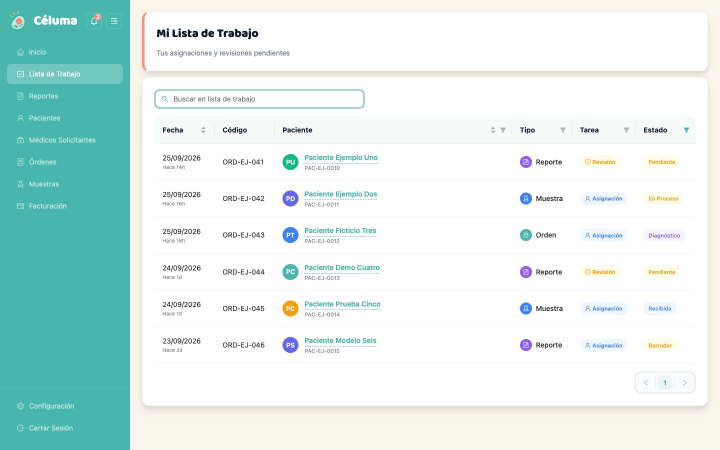
#> input picture labs/experiments/1-frontend-refinement/capturas/actual/worklist-1440.jpg, 1440 x 900 px (shown at 1/2 size)
$ python compare.py
#> lines starting #> are read from the running program, lines starting #| are printed output that depends on the picture
# Compone láminas «Hoy (celuma-frontend) | Propuesta (exploración)» a partir de
# capturas/actual y capturas/ronda-2. Uso: python3 scripts/compare.py
from PIL import Image, ImageDraw, ImageFont
import os
here = os.path.dirname(os.path.abspath(__file__))
cap = os.path.join(here, '..', 'capturas')
out = os.path.join(cap, 'comparacion')
os.makedirs(out, exist_ok=True)
def font(size, bold=False):
    for p in (['/System/Library/Fonts/Supplemental/Arial Bold.ttf'] if bold else []) + ['/System/Library/Fonts/Supplemental/Arial.ttf', '/Library/Fonts/Arial.ttf']:
        if os.path.exists(p): return ImageFont.truetype(p, size)
    return ImageFont.load_default()
PAIRS = [
    ('trabajo-1440', 'actual/worklist-1440.jpg', 'ronda-2/trabajo-1440.jpg', 'Lista de trabajo · 1440 px', None),
    ('orden-1440', 'actual/orden-detalle-1440.jpg', 'ronda-2/orden-1440.jpg', 'Detalle de orden · 1440 px', None),
    ('trabajo-390', 'actual/worklist-390.jpg', 'ronda-2/trabajo-390.jpg', 'Lista de trabajo · 390 px', None),
    ('orden-390', 'actual/orden-detalle-390.jpg', 'ronda-2/orden-390.jpg', 'Detalle de orden · 390 px', 844),
]
for name, a, b, title, crop in PAIRS:
    A = Image.open(os.path.join(cap, a)).convert('RGB'); B = Image.open(os.path.join(cap, b)).convert('RGB')
#> further down, A is the input picture: PIL image 1440x900 RGB; mean R, G, B 217, 236.6, 233.6
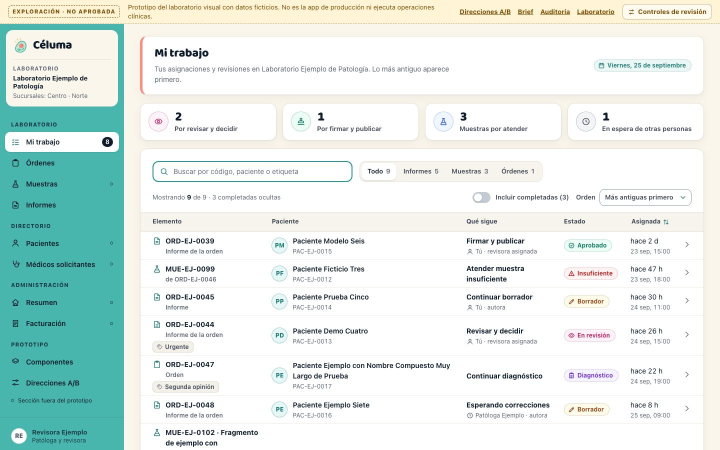
#> input picture labs/experiments/1-frontend-refinement/capturas/ronda-2/trabajo-1440.jpg, 1440 x 900 px (shown at 1/2 size)
#> further down, B is the input picture: PIL image 1440x900 RGB; mean R, G, B 222.7, 235.7, 231.4
    if crop: A = A.crop((0, 0, A.width, min(crop, A.height))); B = B.crop((0, 0, B.width, min(crop, B.height)))
    h = max(A.height, B.height); gap = 24; top = 108; pad = 24
#> after `h = max(A.height, B.height)`: h = 900
    W = A.width + B.width + gap + pad * 2
#> W = 2952
    img = Image.new('RGB', (W, h + top + pad), '#f0eee9')
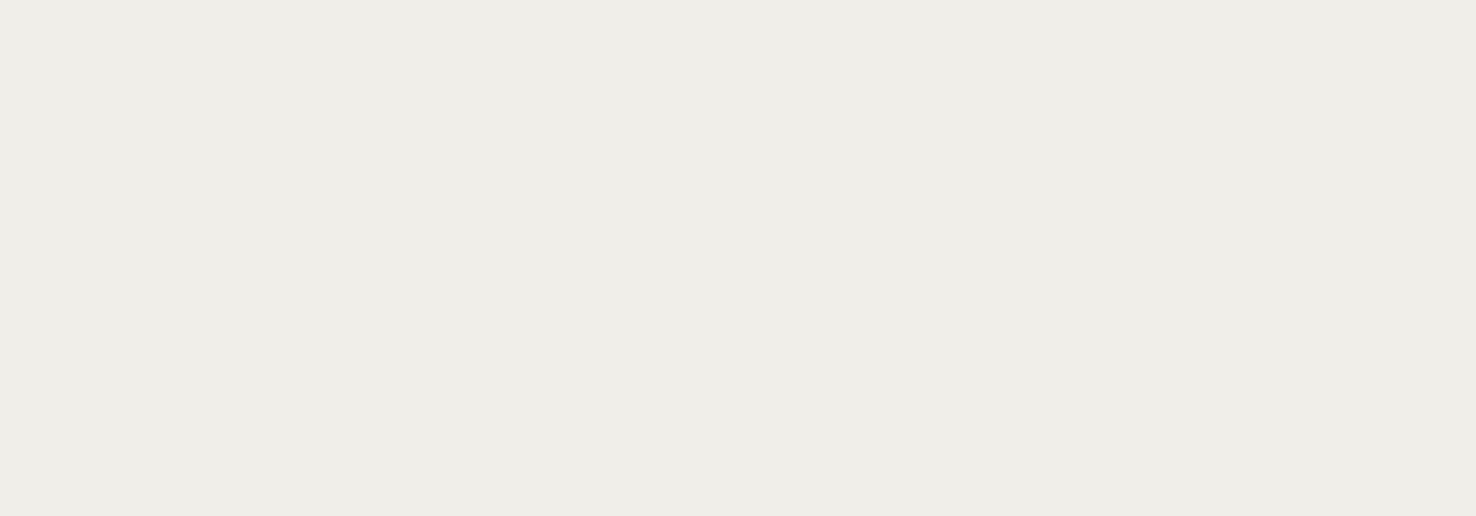
#> img: PIL image 2952x1032 RGB (shown at 1/2 size); mean R, G, B 240, 238, 233
    d = ImageDraw.Draw(img)
    d.rectangle([0, 0, W, 34], fill='#fff4d6')
    d.text((pad, 9), 'EXPLORACIÓN · NO APROBADA — comparación con datos ficticios', fill='#7a4b00', font=font(15, True))
    d.text((pad, 46), title, fill='#0d1b2a', font=font(20, True))
    d.text((pad, top - 26), 'Hoy · celuma-frontend 1.3.1 (API simulada)', fill='#374151', font=font(15))
    d.text((pad + A.width + gap, top - 26), 'Propuesta · experimento 01, ronda 2', fill='#1f7a75', font=font(15, True))
    img.paste(A, (pad, top)); img.paste(B, (pad + A.width + gap, top))
#> after `img.paste(A, (pad, top))`:
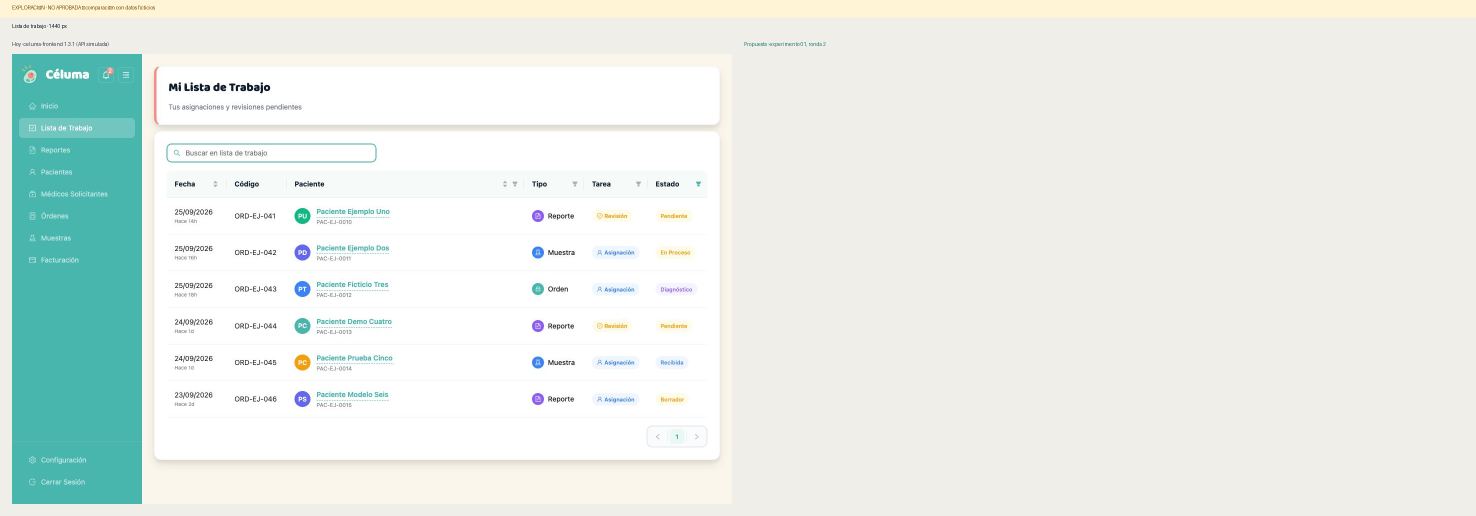
#> img: PIL image 2952x1032 RGB (shown at 1/2 size); mean R, G, B 230.6, 237.5, 232.5
#> after `img.paste(B, (pad + A.width + gap, top))`:
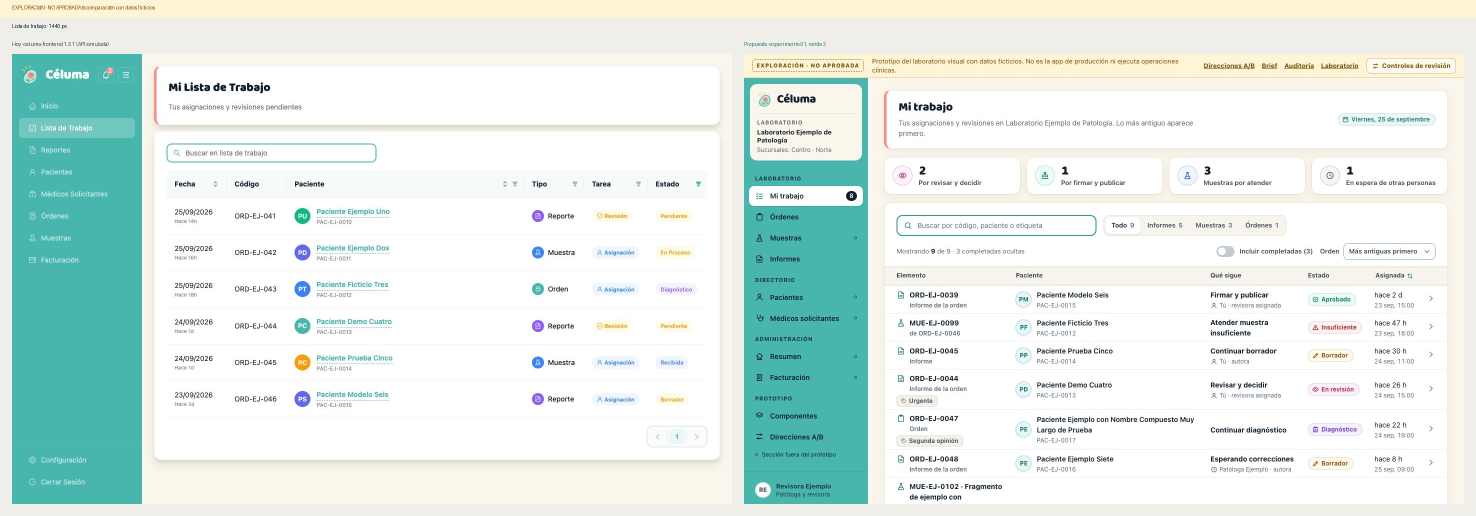
#> img: PIL image 2952x1032 RGB (shown at 1/2 size); mean R, G, B 223.3, 236.5, 231.9
    img.save(os.path.join(out, f'{name}.jpg'), quality=82)
    print('ok', name, img.size)
#| ok trabajo-1440 (2952, 1032)
#> pass 2 of the loop `for name, a, b, title, crop in PAIRS:`:
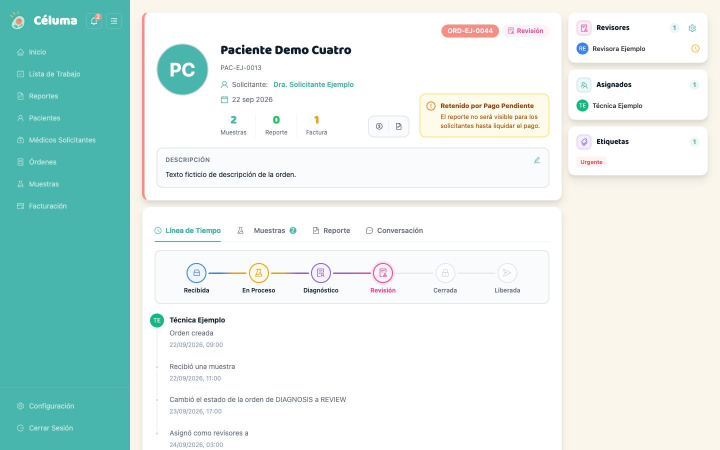
#> input picture labs/experiments/1-frontend-refinement/capturas/actual/orden-detalle-1440.jpg, 1440 x 900 px (shown at 1/2 size)
#> A is the input picture: PIL image 1440x900 RGB; mean R, G, B 216.2, 235.4, 231.5
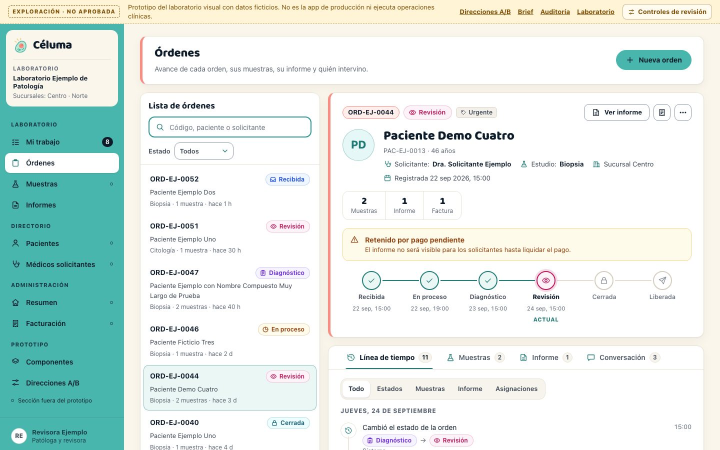
#> input picture labs/experiments/1-frontend-refinement/capturas/ronda-2/orden-1440.jpg, 1440 x 900 px (shown at 1/2 size)
#> B is the input picture: PIL image 1440x900 RGB; mean R, G, B 222.3, 235.5, 230.7
#> `img.paste(B, (pad + A.width + gap, top))`:
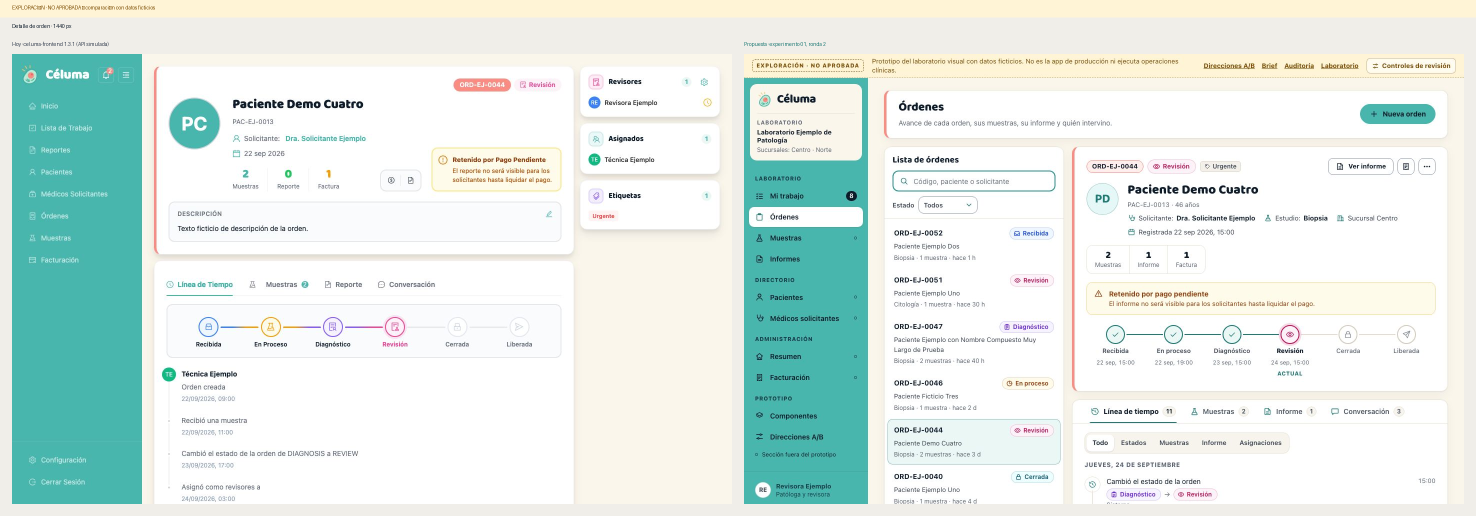
#> img: PIL image 2952x1032 RGB (shown at 1/2 size); mean R, G, B 222.8, 235.9, 230.7
#| ok orden-1440 (2952, 1032)
#> pass 3 of the loop `for name, a, b, title, crop in PAIRS:`:
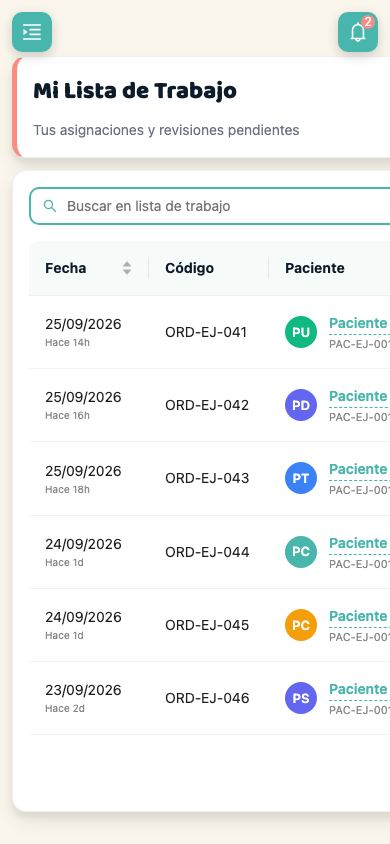
#> input picture labs/experiments/1-frontend-refinement/capturas/actual/worklist-390.jpg, 390 x 844 px
#> A is the input picture: PIL image 390x844 RGB; mean R, G, B 241.6, 243.7, 242.4
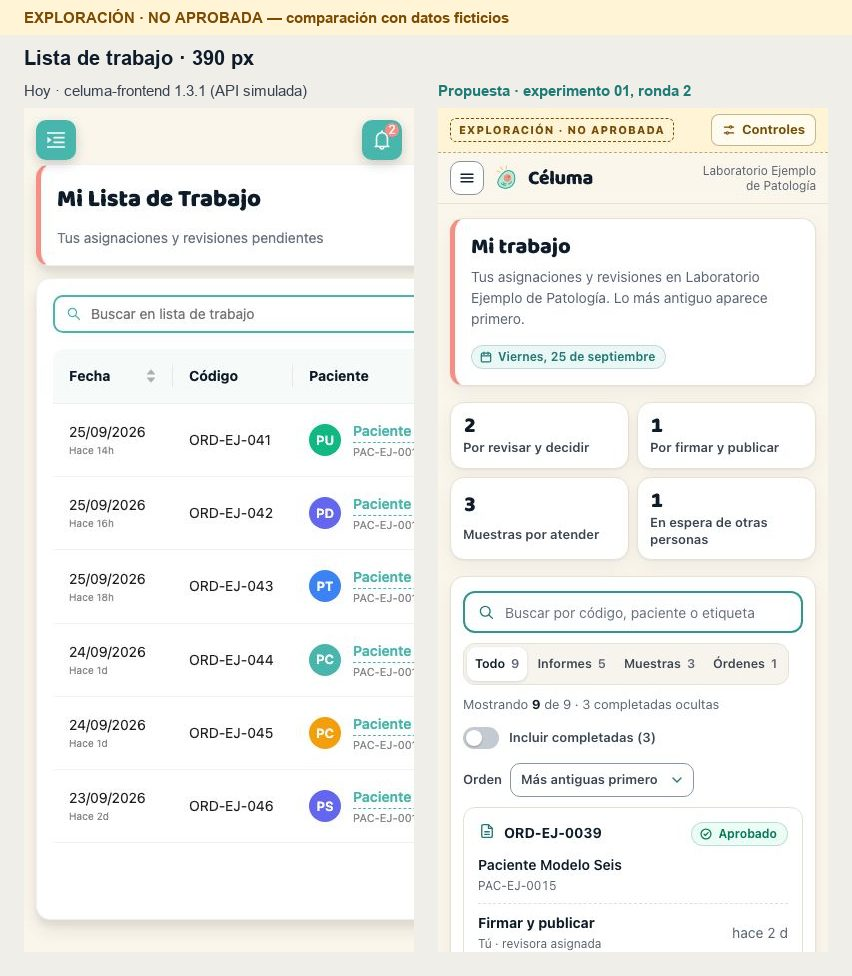
#> input picture labs/experiments/1-frontend-refinement/capturas/comparacion/trabajo-390.jpg, 852 x 976 px, found by its file name
#> B is the input picture: PIL image 852x976 RGB; mean R, G, B 240.7, 241, 236.9
#> `img.paste(B, (pad + A.width + gap, top))`:
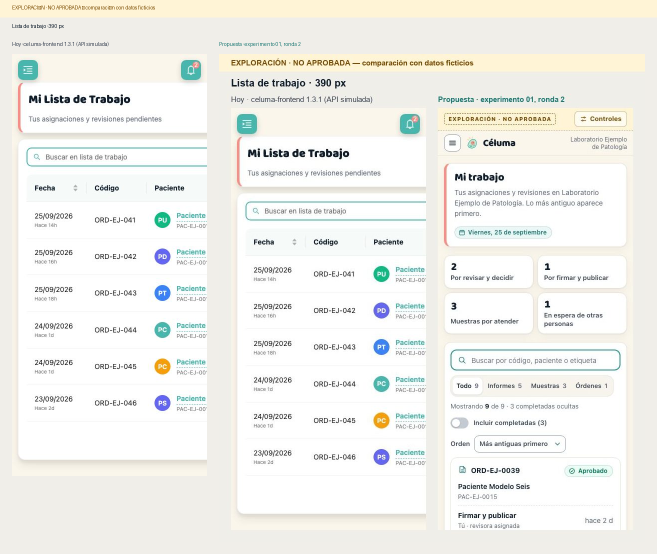
#> img: PIL image 1314x1108 RGB (shown at 1/2 size); mean R, G, B 241, 241, 236.5
#| ok trabajo-390 (1314, 1108)
#> (the run stopped early here; a loop or call above may not have finished)
